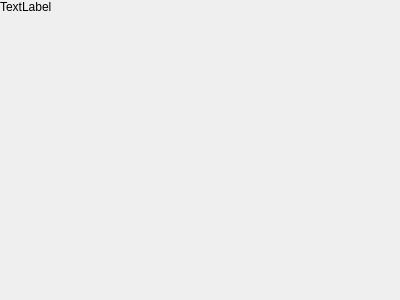
<?xml version="1.0" encoding="UTF-8"?>
<ui version="4.0">
 <class>Form</class>
 <widget class="QWidget" name="Form">
  <property name="geometry">
   <rect>
    <x>0</x>
    <y>0</y>
    <width>400</width>
    <height>300</height>
   </rect>
  </property>
  <property name="windowTitle">
   <string>Form</string>
  </property>
  <layout class="QGridLayout" name="gridLayout_2">
   <property name="leftMargin">
    <number>0</number>
   </property>
   <property name="topMargin">
    <number>0</number>
   </property>
   <property name="rightMargin">
    <number>0</number>
   </property>
   <property name="bottomMargin">
    <number>0</number>
   </property>
   <item row="2" column="0">
    <spacer name="verticalSpacer">
     <property name="orientation">
      <enum>Qt::Vertical</enum>
     </property>
     <property name="sizeHint" stdset="0">
      <size>
       <width>0</width>
       <height>0</height>
      </size>
     </property>
    </spacer>
   </item>
   <item row="0" column="0" colspan="2">
    <widget class="QLabel" name="label">
     <property name="text">
      <string>TextLabel</string>
     </property>
    </widget>
   </item>
   <item row="2" column="1">
    <widget class="QWidget" name="widget" native="true">
     <layout class="QGridLayout" name="gridLayout_3">
      <property name="leftMargin">
       <number>0</number>
      </property>
      <property name="topMargin">
       <number>0</number>
      </property>
      <property name="rightMargin">
       <number>0</number>
      </property>
      <property name="bottomMargin">
       <number>0</number>
      </property>
      <property name="spacing">
       <number>0</number>
      </property>
     </layout>
    </widget>
   </item>
   <item row="1" column="1">
    <spacer name="horizontalSpacer">
     <property name="orientation">
      <enum>Qt::Horizontal</enum>
     </property>
     <property name="sizeHint" stdset="0">
      <size>
       <width>0</width>
       <height>0</height>
      </size>
     </property>
    </spacer>
   </item>
  </layout>
 </widget>
 <resources/>
 <connections/>
</ui>
